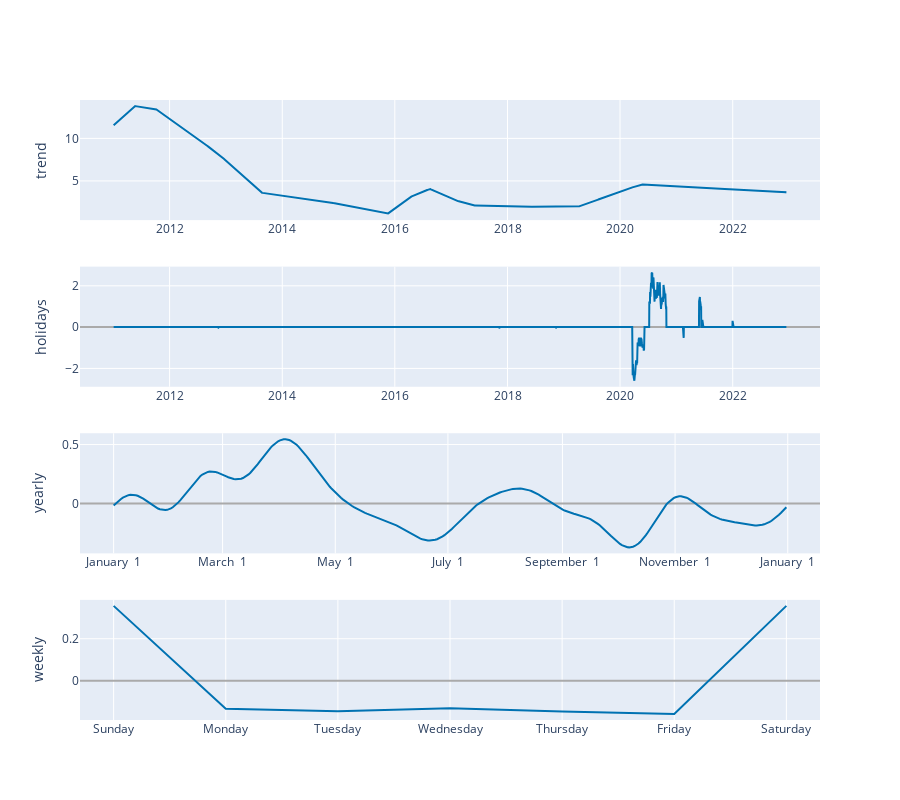

Notebook cell for this chart:
### Code cell
plot_components_plotly(m, forecast)

### Figure 1 — Plotly figure (JSON) as saved in the notebook; plotly's stock layout.template omitted (floating-point values rounded to 4 significant figures; data arrays with more than 128 entries replaced by an {"elided": "..."} marker saying what was removed)
{"data": [{"line": {"color": "#0072B2", "width": 2}, "mode": "lines", "name": "trend", "type": "scatter", "x": {"elided": "3037 str values"}, "xaxis": "x", "y": {"elided": "3037 float values"}, "yaxis": "y"}, {"line": {"color": "rgba(0, 114, 178, 0.2)", "width": 0}, "mode": "lines", "name": "trend_upper", "type": "scatter", "x": {"elided": "3037 str values"}, "xaxis": "x", "y": {"elided": "3037 float values"}, "yaxis": "y"}, {"fill": "tonexty", "fillcolor": "rgba(0, 114, 178, 0.2)", "line": {"color": "rgba(0, 114, 178, 0.2)", "width": 0}, "mode": "lines", "name": "trend_lower", "type": "scatter", "x": {"elided": "3037 str values"}, "xaxis": "x", "y": {"elided": "3037 float values"}, "yaxis": "y"}, {"line": {"color": "#0072B2", "width": 2}, "mode": "lines", "name": "holidays", "text": {"elided": "3037 str values"}, "type": "scatter", "x": {"elided": "3037 str values"}, "xaxis": "x2", "y": {"elided": "3037 float values"}, "yaxis": "y2"}, {"line": {"color": "#0072B2", "width": 2}, "mode": "lines", "name": "yearly", "type": "scatter", "x": {"elided": "365 str values"}, "xaxis": "x3", "y": {"elided": "365 float values"}, "yaxis": "y3"}, {"line": {"color": "#0072B2", "width": 2}, "mode": "lines", "name": "weekly", "type": "scatter", "x": ["2017-01-01T00:00:00", "2017-01-02T00:00:00", "2017-01-03T00:00:00", "2017-01-04T00:00:00", "2017-01-05T00:00:00", "2017-01-06T00:00:00", "2017-01-07T00:00:00"], "xaxis": "x4", "y": [0.3563, -0.1335, -0.1443, -0.1306, -0.1461, -0.158, 0.3563], "yaxis": "y4"}], "layout": {"height": 800, "showlegend": false, "width": 900, "xaxis": {"anchor": "y", "domain": [0, 1], "range": ["2010-05-29T19:12:00", "2023-07-21T04:48:00"], "type": "date"}, "xaxis2": {"anchor": "y2", "domain": [0, 1], "range": ["2010-05-29T19:12:00", "2023-07-21T04:48:00"], "type": "date"}, "xaxis3": {"anchor": "y3", "domain": [0, 1], "range": ["2016-12-13T18:54:02.958904115", "2018-01-18T11:04:57.863013581"], "tickformat": "%B %e", "type": "date"}, "xaxis4": {"anchor": "y4", "domain": [0, 1], "range": ["2016-12-31T16:48:00", "2017-01-07T07:12:00"], "tickformat": "%A", "type": "date"}, "yaxis": {"anchor": "x", "domain": [0.8063, 1], "rangemode": "normal", "title": {"text": "trend"}, "zerolinecolor": "#AAA"}, "yaxis2": {"anchor": "x2", "domain": [0.5375, 0.7312], "rangemode": "tozero", "title": {"text": "holidays"}, "zerolinecolor": "#AAA"}, "yaxis3": {"anchor": "x3", "domain": [0.2687, 0.4625], "title": {"text": "yearly"}, "zerolinecolor": "#AAA"}, "yaxis4": {"anchor": "x4", "domain": [0, 0.1938], "title": {"text": "weekly"}, "zerolinecolor": "#AAA"}}}
